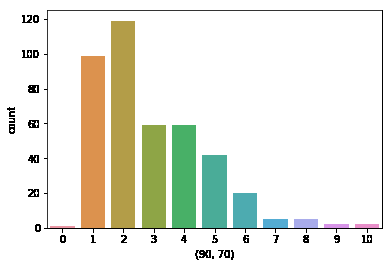
#> input picture foto/12.png, 392 x 266 px, found by its file name
$ jupyter execute 'Line recognizer.ipynb'
#> lines starting #> are read from the running program, lines starting #| are printed output that depends on the picture; after the words box and inside, x2 and y2 are one past the last pixel; in counts of white or black regions, pixels touching at a corner belong together; pictures that were not available may be replaced by others from this repository, and a replacement may not be noted
[cell 1]
import cv2
import numpy as np

img = cv2.imread('12.png')
#> img is the input picture: shape (266, 392, 3); mean B, G, R 223.3, 233.9, 232.4
gray = cv2.cvtColor(img,cv2.COLOR_BGR2GRAY)
edges = cv2.Canny(gray,50,150,apertureSize = 3)
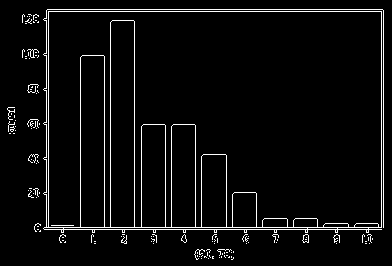
#> edges: shape (266, 392); 4.5% white in thin lines or dots

lines = cv2.HoughLines(edges,1,np.pi/180,200)
#> lines = [[229, 1.57], [227, 1.57], [9, 1.57], [11, 1.57], [48, 0], [381, 0], [383, 0], [46, 0], [134, 0], [110, 0]]
for rho,theta in lines[0]:
    a = np.cos(theta)
    b = np.sin(theta)
    x0 = a*rho
    y0 = b*rho
    x1 = int(x0 + 1000*(-b))
    y1 = int(y0 + 1000*(a))
    x2 = int(x0 - 1000*(-b))
    y2 = int(y0 - 1000*(a))

    cv2.line(img,(x1,y1),(x2,y2),(0,0,255),2)
#> this loop made 1 pass
#> (rho, theta, a, b, x0, y0, x1, y1) on pass 1: (229, 1.57, -4.37e-08, 1, -1e-05, 229, -1000, 228)
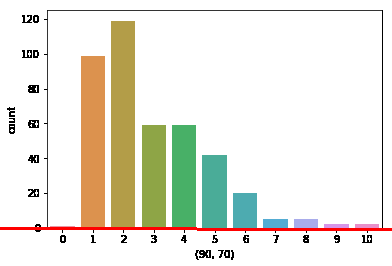
#> img: shape (266, 392, 3); 1.13% of pixels changed, all inside (x1, y1, x2, y2) = (0, 227, 392, 231)

cv2.imwrite('11lines3.png',img)
#> Out = True

[cell 2]
def find_lines(img):
  edges = cv2.Canny(img,100,200)
  threshold = 60
  minLineLength = 10
  lines = cv2.HoughLinesP(edges, 1, np.pi/180, threshold, 0, minLineLength, 20);
  if (lines is None or len(lines) == 0):
      return

  #print lines
  for line in lines[0]:
    #print line
    cv2.line(img, (line[0],line[1]), (line[2],line[3]), (0,255,0), 2)
  cv2.imwrite("line_edges.jpg", edges)
  cv2.imwrite("lines.jpg", img)

[cell 3]
gray = cv2.cvtColor(img,cv2.COLOR_BGR2GRAY)
edges = cv2.Canny(gray,50,150,apertureSize = 3)
#> edges: shape (266, 392); 4.5% white in thin lines or dots
minLineLength = 100
maxLineGap = 50
lines = cv2.HoughLinesP(edges,1,np.pi/180,100,minLineLength,maxLineGap)
#> lines = 15 rows, first 6: [48, 11, 381, 11], [47, 9, 382, 9], [48, 226, 48, 12], [383, 227, 383, 10], [381, 227, 381, 12], [134, 226, 134, 21]
for x1,y1,x2,y2 in lines[0]:
    cv2.line(img,(x1,y1),(x2,y2),(0,255,0),2)
#> this loop made 1 pass
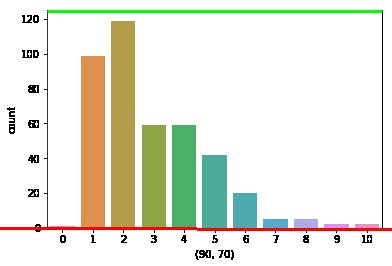
#> img: shape (266, 392, 3); 0.96% of pixels changed, all inside (x1, y1, x2, y2) = (47, 10, 383, 13)

cv2.imwrite('houghlines5.jpg',img)
#> Out = True

[cell 4]
find_lines(img)
#> in find_lines, `edges = cv2.Canny(img,100,200)`: edges: shape (266, 392); 4.5% white in thin lines or dots
#> in find_lines, `lines = cv2.HoughLinesP(edges, 1, np.pi/180, threshold, 0, minLineLeng..`: lines = 20 rows, first 6: [47, 12, 380, 12], [49, 9, 381, 9], [46, 229, 46, 13], [134, 229, 134, 21], [383, 230, 383, 13], [48, 229, 48, 10]
#> the loop in find_lines, `for line in lines[0]:` made 1 pass
#> after the loop in find_lines, `for line in lines[0]:`:
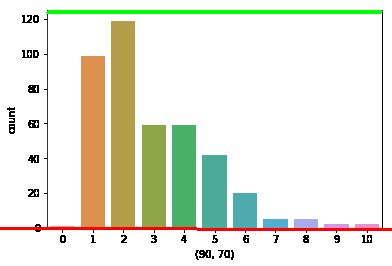
#> img: shape (266, 392, 3); 0.32% of pixels changed, all inside (x1, y1, x2, y2) = (46, 12, 381, 14)

[cell 5]
import cv2
import numpy as np

img = cv2.imread('5.png',1)
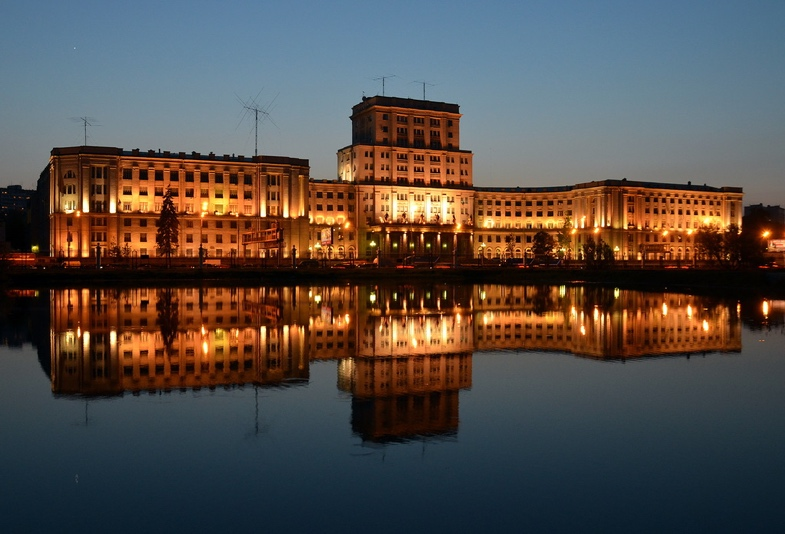
#> input picture foto/5.jpg, 785 x 534 px, given in place of 5.png, which was not available
#> img is the input picture: shape (534, 785, 3); mean B, G, R 73.2, 77.1, 84.7

cannied = cv2.Canny(img, 50, 200, apertureSize=3)
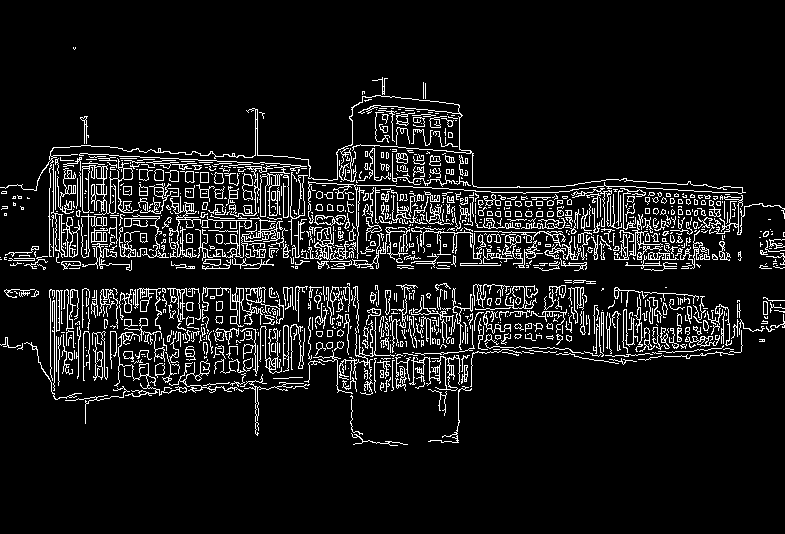
#> cannied: shape (534, 785); 8.9% white in thin lines or dots, all inside (x1, y1, x2, y2) = (0, 47, 785, 446)
lines = cv2.HoughLinesP(cannied, 1, np.pi / 180, 80, minLineLength=30, maxLineGap=10)
#> lines = 545 rows, first 6: [49, 206, 500, 222], [547, 255, 603, 255], [73, 216, 207, 220], [477, 227, 597, 227], [559, 191, 623, 194], [50, 344, 529, 310]
for x1,y1,x2,y2 in lines[0]:
    cv2.line(img,(x1,y1),(x2,y2),(0,255,0),2)
#> this loop made 1 pass
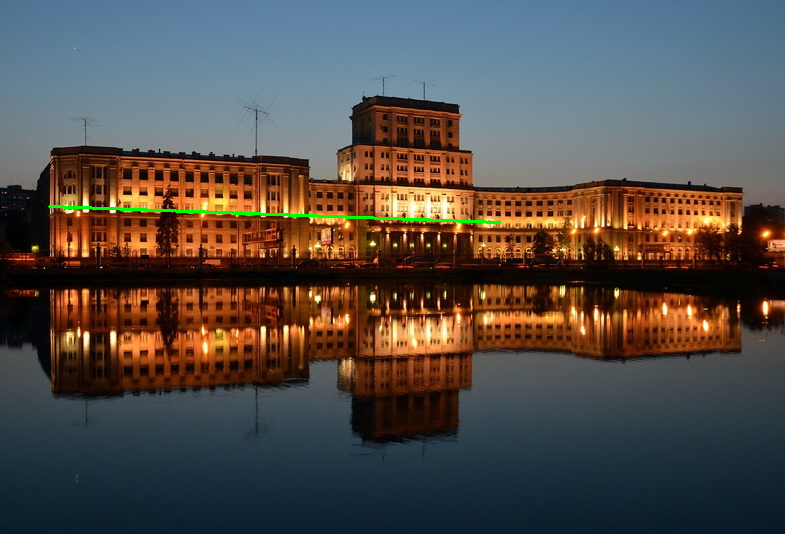
#> img: shape (534, 785, 3); 0.32% of pixels changed, all inside (x1, y1, x2, y2) = (48, 205, 502, 224)

cv2.imwrite('lines.png',img)
# cv2.imwrite('canniedHouse.png',cannied)
cv2.waitKey(0)
cv2.destroyAllWindows()

[cell 6]
# Python program to illustrate HoughLine
# method for line detection
import cv2
import numpy as np

# Reading the required image in
# which operations are to be done.
# Make sure that the image is in the same
# directory in which this python program is
img = cv2.imread('10.png')
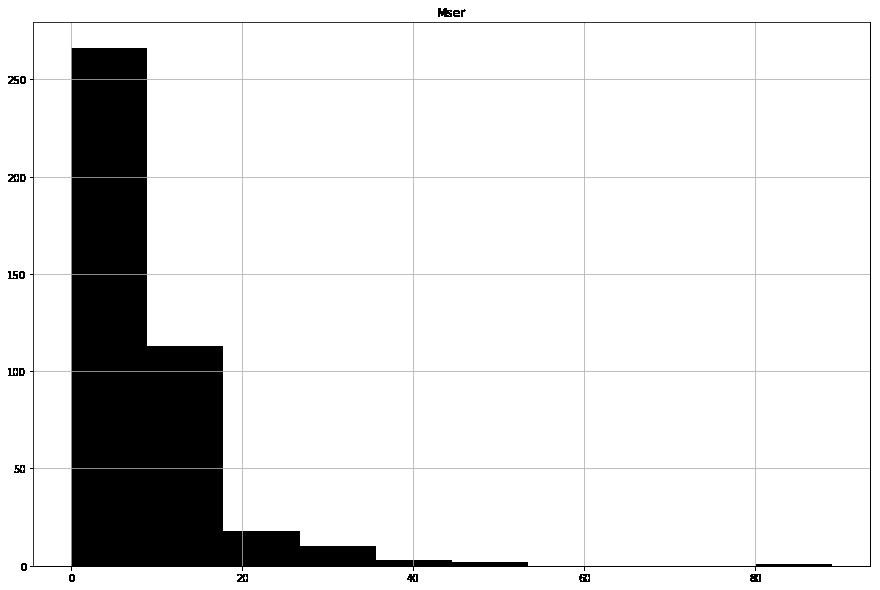
#> input picture photo/10.png, 880 x 590 px, found by its file name
#> img is the input picture: shape (590, 880, 3); min 0, max 255, mean 222.8

# Convert the img to grayscale
gray = cv2.cvtColor(img,cv2.COLOR_BGR2GRAY)
#> gray: shape (590, 880)

# Apply edge detection method on the image
edges = cv2.Canny(gray,50,150,apertureSize = 3)
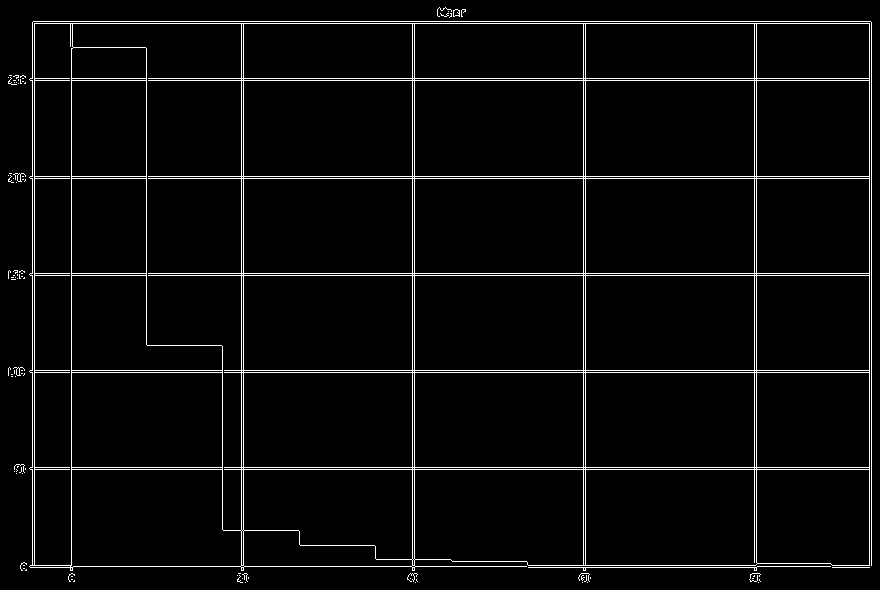
#> edges: shape (590, 880); 3.8% white in thin lines or dots

# This returns an array of r and theta values
lines = cv2.HoughLines(edges,1,np.pi/180, 200)
#> lines = 28 rows, first 8: [176, 1.57], [370, 1.57], [80, 1.57], [178, 1.57], [275, 1.57], [469, 1.57], [78, 1.57], [273, 1.57]

# The below for loop runs till r and theta values
# are in the range of the 2d array
for r,theta in lines[0]:

    # Stores the value of cos(theta) in a
    a = np.cos(theta)

    # Stores the value of sin(theta) in b
    b = np.sin(theta)

    # x0 stores the value rcos(theta)
    x0 = a*r

    # y0 stores the value rsin(theta)
    y0 = b*r

    # x1 stores the rounded off value of (rcos(theta)-1000sin(theta))
    x1 = int(x0 + 1000*(-b))

    # y1 stores the rounded off value of (rsin(theta)+1000cos(theta))
    y1 = int(y0 + 1000*(a))

    # x2 stores the rounded off value of (rcos(theta)+1000sin(theta))
    x2 = int(x0 - 1000*(-b))

    # y2 stores the rounded off value of (rsin(theta)-1000cos(theta))
    y2 = int(y0 - 1000*(a))

    # cv2.line draws a line in img from the point(x1,y1) to (x2,y2).
    # (0,0,255) denotes the colour of the line to be
    #drawn. In this case, it is red.
    cv2.line(img,(x1,y1), (x2,y2), (0,0,255),2)
#> this loop made 1 pass
#> (r, theta, a, b, x0, y0, x1, y1) on pass 1: (176, 1.57, -4.37e-08, 1, -7.69e-06, 176, -1000, 175)
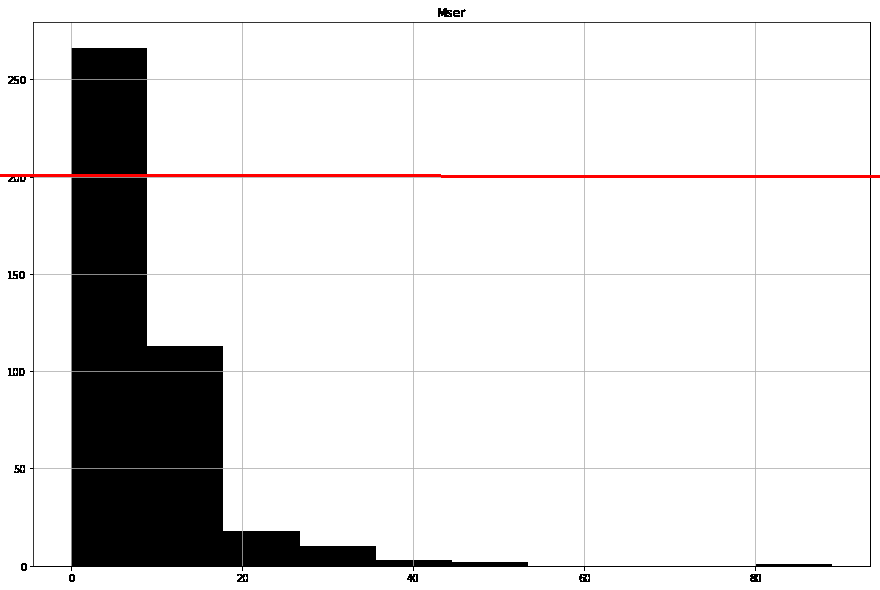
#> img: shape (590, 880, 3); 0.51% of pixels changed, all inside (x1, y1, x2, y2) = (0, 174, 880, 178)

# All the changes made in the input image are finally
# written on a new image houghlines.jpg
cv2.imwrite('linesDetected.jpg', img)
#> Out = True
